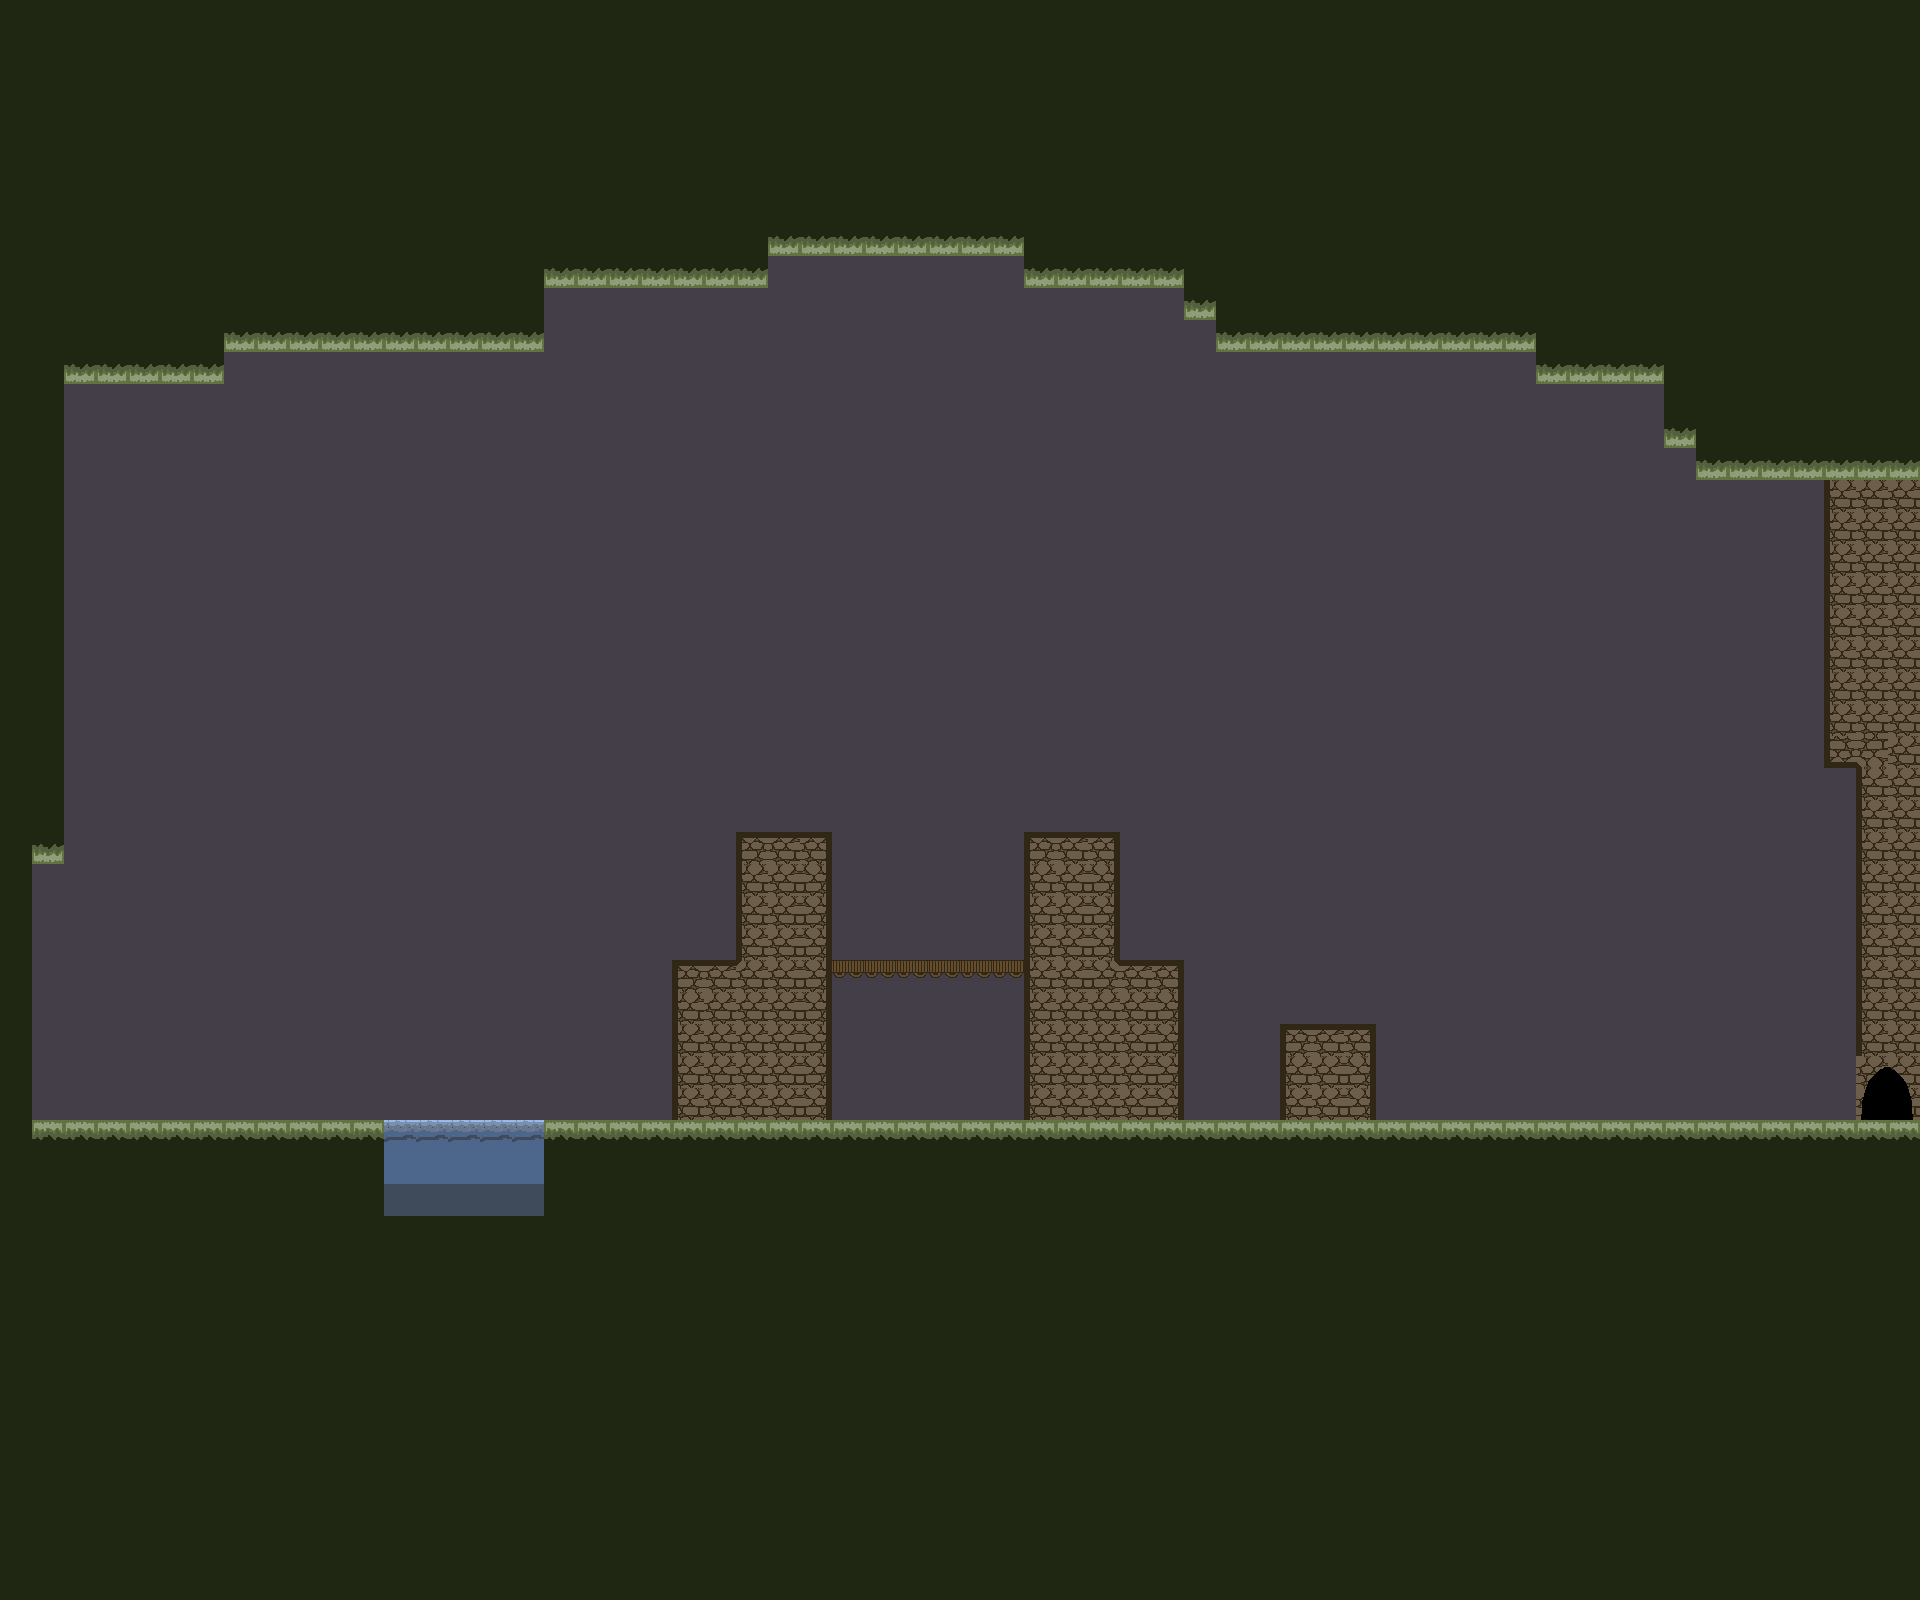

Rendered tile map (Tiled .tmx) drawn with the repository's tilesets; below, a short description and the map source with its tile grids summarised:
An orthogonal 60x50 tile map with 32x32 px tiles, 4 tile layers (Background, Collision, Door, Lava).

<map version="1.2" tiledversion="1.2.4" orientation="orthogonal" renderorder="right-down" width="60" height="50" tilewidth="32" tileheight="32" infinite="0" nextlayerid="7" nextobjectid="1">
 <tileset firstgid="1" name="tilesetcolor" tilewidth="32" tileheight="32" tilecount="49" columns="7">
  <image source="../tilesets/tilesetcolor.png" width="224" height="224" />
 </tileset>
 <layer id="5" name="Background" width="60" height="50">
  <data>[3000 cells, 3000 non-empty, 1 distinct tile ids]</data>
 </layer>
 <layer id="3" name="Collision" width="60" height="50">
  <data>[3000 cells, 1710 non-empty, 8 distinct tile ids]</data>
 </layer>
 <layer id="6" name="Door" width="60" height="50">
  <data>[3000 cells, 4 non-empty, 4 distinct tile ids]</data>
 </layer>
 <layer id="4" name="Lava" width="60" height="50">
  <data>[3000 cells, 15 non-empty, 3 distinct tile ids]</data>
 </layer>
</map>